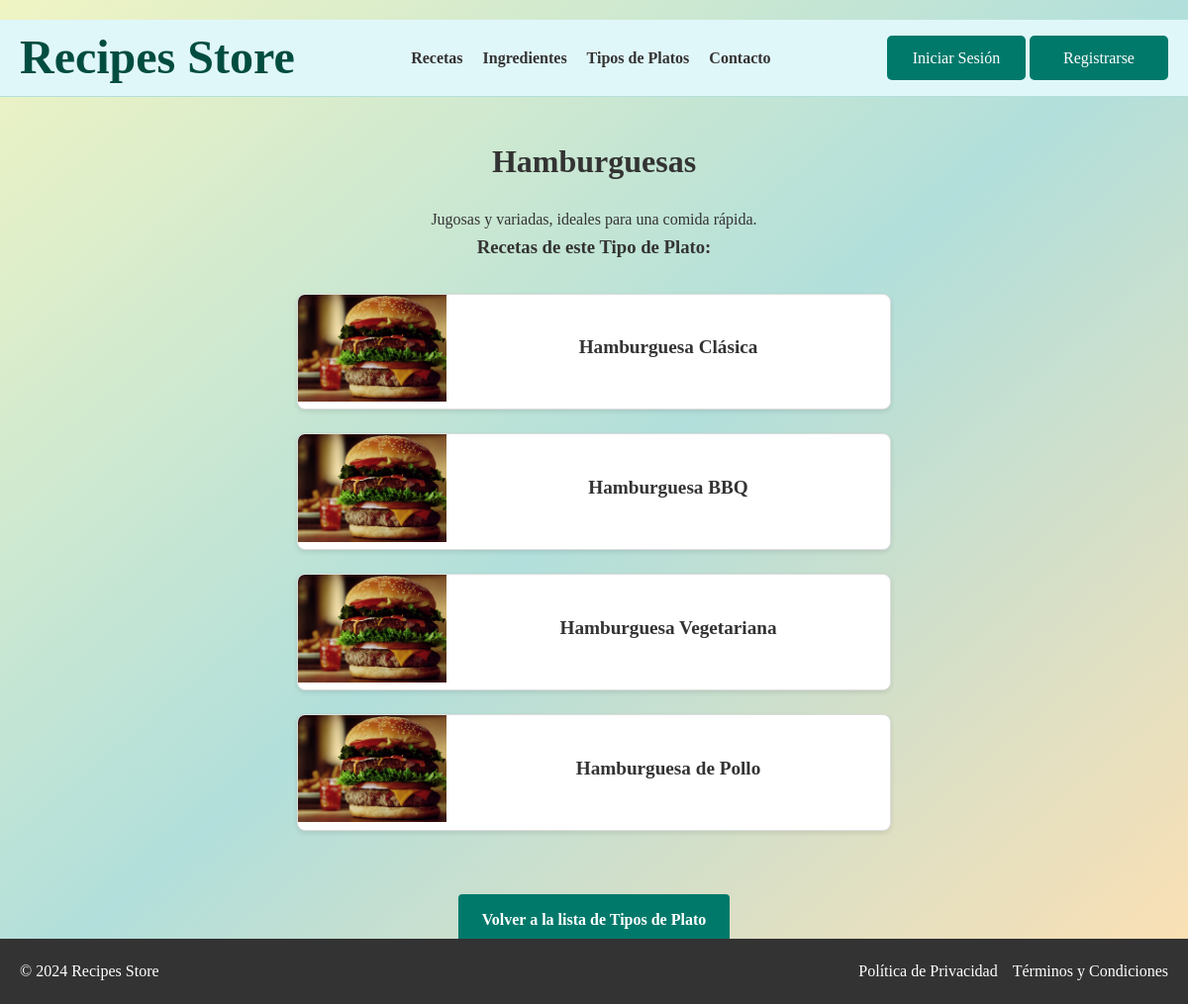
Screenshot of /tipos_plato/10/ with the database file from the repository.
### appRecetario/models.py (models this page shows, shortened)
class TipoPlato(models.Model):
    nombre = models.CharField(max_length=100)
    descripcion = models.TextField()
    imagen = models.ImageField(upload_to='tipoPlato/', blank=True, null=True)

class Receta(models.Model):
    nombre = models.CharField(max_length=100)
    tipo_plato = models.ForeignKey('TipoPlato', on_delete=models.CASCADE)
    ingredientes = models.TextField()
    imagen = models.ImageField(upload_to='recetas/', blank=True, null=True)

### appRecetario/views.py (the view)
# urls.py: path('tipos_plato/<int:id>/', views.detail_tipo_plato, name='detail_tipo_plato'),
def detail_tipo_plato(request, id):
    tipo_plato = get_object_or_404(TipoPlato, id=id)
    recetas = tipo_plato.receta_set.all()  # Obtiene las recetas asociadas al tipo de plato
    context = {
        'tipo_plato': tipo_plato,
        'recetas': recetas,
    }
    return render(request, 'tipos_plato/detail.html', context)

### appRecetario/templates/tipos_plato/detail.html (shortened to what this page needs)
{% extends 'base.html' %}
{% load static %}
{% block extrastyle %}
<link rel="stylesheet" href="{% static 'styleDetalles.css' %}">
{% endblock %}
{% block contenido %}
<h2>{{ tipo_plato.nombre }}</h2>
<p>{{ tipo_plato.descripcion }}</p>
<h3>Recetas de este Tipo de Plato:</h3>
<div class="recipes-container">
    {% for receta in tipo_plato.receta_set.all %}
    <a href="{% url 'detail_receta' receta.id %}" class="recipe-card-rectangular">
        <div class="recipe-image-rectangular">
            {% if receta.imagen %}
                <img src="{{ receta.imagen.url }}" alt="{{ receta.nombre }}">
            {% else %}
                <img src="{% static 'images/default.jpg' %}" alt="Imagen no disponible">
            {% endif %}
        </div>
        <div class="recipe-text-rectangular">
            <h4>{{ receta.nombre }}</h4>
        </div>
    </a>
    {% empty %}
    <p>No hay recetas disponibles para este tipo de plato.</p>
    {% endfor %}
</div>
<a href="{% url 'list_tipos_plato' %}" class="btn-volver">Volver a la lista de Tipos de Plato</a>
{% endblock %}

### appRecetario/static/style.css (style rules this page uses)
* { margin: 0; padding: 0; box-sizing: border-box; font-family: 'Georgia', serif; }
body { background-color: #F8F8F8; color: #333; line-height: 1.6; }
.main-content h2 { font-size: 2em; margin-bottom: 20px; color: #333; }
.recipes-container { display: grid; grid-template-columns: repeat(auto-fit, minmax(250px, 1fr)); gap: 20px; }
body { background: linear-gradient(to bottom right, #f0f4c3, #b2dfdb, #ffe0b2); padding: 20px 0; }
.btn-volver { display: inline-block; padding: 12px 20px; background-color: #00796b !important; color: white !important; border-radius: 5px; text-decoration: none; font-weight: bold; text-align: center; transition: background-color 0.3s ease; }

### appRecetario/static/styleDetalles.css (style rules this page uses)
.categories-container, .recipes-container { display: flex; flex-direction: column; gap: 1.5rem; justify-content: center; padding: 2rem; }
.category-card-rectangular, .recipe-card-rectangular { display: flex; align-items: center; text-decoration: none; color: #000; background: #fff; border: 1px solid #ddd; border-radius: 8px; overflow: hidden; width: 100%; max-width: 600px; margin: 0 auto; box-shadow: 0 2px 5px rgba(0, 0, 0, 0.1); transition: transform 0.2s ease, box-shadow 0.2s ease; }
.category-image-rectangular, .recipe-image-rectangular { flex-shrink: 0; width: 150px; height: 100%; overflow: hidden; }
.category-image-rectangular img, .recipe-image-rectangular img { width: 100%; height: 100%; object-fit: cover; }
.category-text-rectangular, .recipe-text-rectangular { flex: 1; padding: 1rem; }
.category-text-rectangular h4, .recipe-text-rectangular h4 { font-size: 1.2rem; margin-bottom: 0.5rem; color: #333; }
.btn-volver { display: inline-block; margin-top: 2rem; padding: 0.8rem 1.5rem; color: #fff; background-color: #006b5f; text-decoration: none; border-radius: 4px; text-align: center; transition: background-color 0.2s ease; }

### rows the page displays
TipoPlato: nombre "Hamburguesas", descripcion "Jugosas y variadas, ideales para una comida rápida."
Receta: imagen (picture), nombre "Hamburguesa Clásica"
Receta: imagen (picture), nombre "Hamburguesa BBQ"
Receta: imagen (picture), nombre "Hamburguesa Vegetariana"
Receta: imagen (picture), nombre "Hamburguesa de Pollo"
